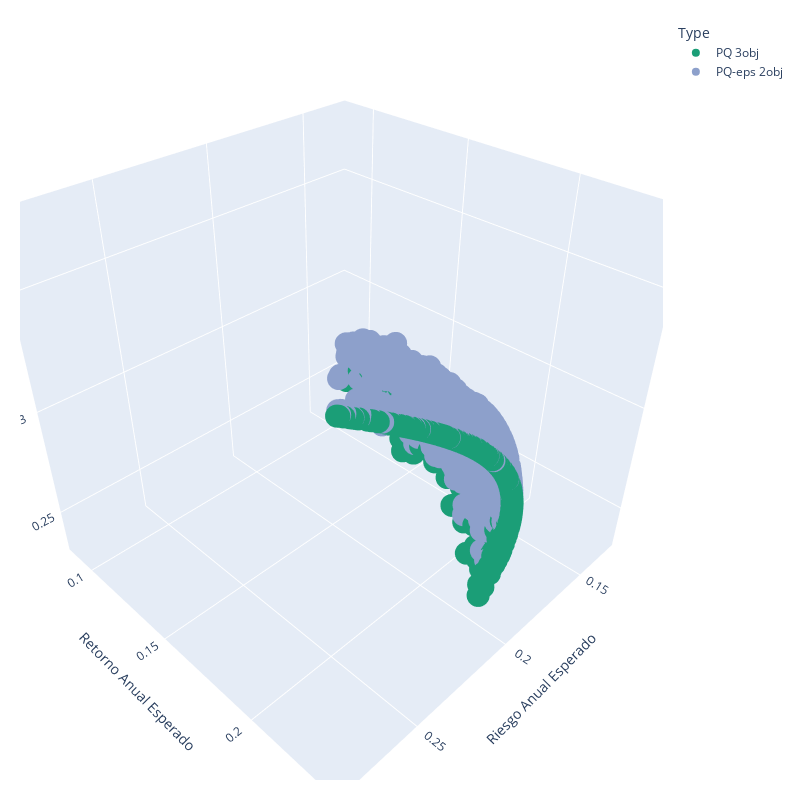

Notebook cell for this chart:
### Code cell
fig = px.scatter_3d(FA_3D.sort_values(by='Type'), x='exp_risk', y='exp_return', z='exp_esg',
                color_discrete_sequence=['rgb(27,158, 119)','rgb(141,160,203)'],
                color='Type', width=800, height=800, 
                labels = {'exp_risk':'Riesgo Anual Esperado', 
                          'exp_return': 'Retorno Anual Esperado', 
                          'exp_esg': 'ESG score'})
fig.update_layout(
    margin=dict(l=20, r=20, t=20, b=20),
)
fig.show()

### Figure 1 — Plotly figure (JSON) as saved in the notebook; plotly's stock layout.template omitted (floating-point values rounded to 4 significant figures; data arrays with more than 128 entries replaced by an {"elided": "..."} marker saying what was removed)
{"data": [{"hovertemplate": "Type=PQ 3obj<br>Riesgo Anual Esperado=%{x}<br>Retorno Anual Esperado=%{y}<br>ESG score=%{z}<extra></extra>", "legendgroup": "PQ 3obj", "marker": {"color": "rgb(27,158, 119)", "symbol": "circle"}, "mode": "markers", "name": "PQ 3obj", "scene": "scene", "showlegend": true, "type": "scatter3d", "x": {"elided": "2256 float values"}, "y": {"elided": "2256 float values"}, "z": {"elided": "2256 float values"}}, {"hovertemplate": "Type=PQ-eps 2obj<br>Riesgo Anual Esperado=%{x}<br>Retorno Anual Esperado=%{y}<br>ESG score=%{z}<extra></extra>", "legendgroup": "PQ-eps 2obj", "marker": {"color": "rgb(141,160,203)", "symbol": "circle"}, "mode": "markers", "name": "PQ-eps 2obj", "scene": "scene", "showlegend": true, "type": "scatter3d", "x": {"elided": "3479 float values"}, "y": {"elided": "3479 float values"}, "z": {"elided": "3479 float values"}}], "layout": {"height": 800, "legend": {"title": {"text": "Type"}, "tracegroupgap": 0}, "margin": {"b": 20, "l": 20, "r": 20, "t": 20}, "scene": {"domain": {"x": [0, 1], "y": [0, 1]}, "xaxis": {"title": {"text": "Riesgo Anual Esperado"}}, "yaxis": {"title": {"text": "Retorno Anual Esperado"}}, "zaxis": {"title": {"text": "ESG score"}}}, "width": 800}}
